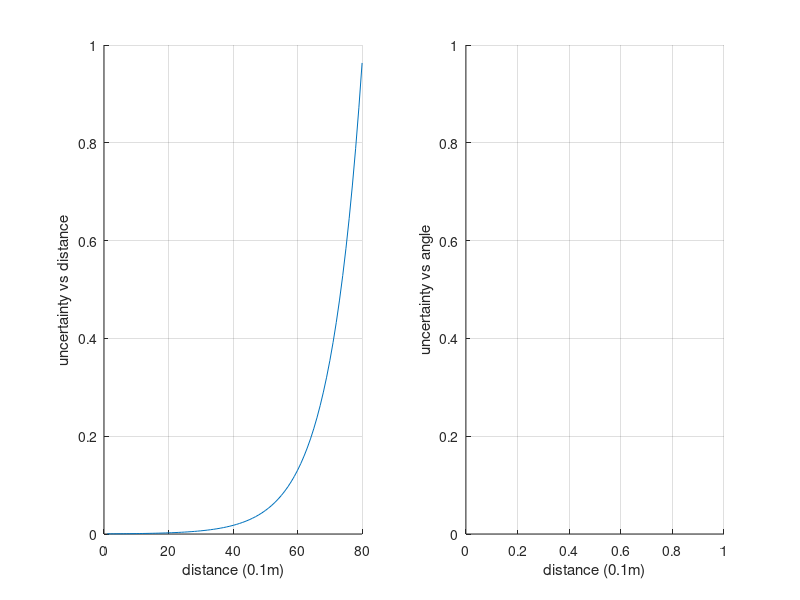

This chart was generated by the following MATLAB code: (Note: this script raises an error after producing the figure.)
%%  Sensor model : 
%       uncertainty vs. distance of feature to camera optical centre
%       uncertainty vs. angle of robot feature to camera optical axis
%%
addpath('/mnt/nixbig/ownCloud/project_code/plan_to_observe/')
%%

% Visualise the error/uncertainty model 
dist = 0.0 : 0.1 : 8-0.1
uncertainty_vs_distance = (0.714285714285714*0.0005*exp(dist))   
figure; 
subplot(1,2,1); hold on; grid on; xlabel('distance (0.1m)'); ylabel('uncertainty vs distance');
plot(uncertainty_vs_distance);  

relative_angle = 0.0:10:180
uncertainty_vs_angle =  (0.714285714285714*0.0005*exp(relative_angle/20))   
uncertainty_vs_angle(uncertainty_vs_angle > 1)=1
subplot(1,2,2); hold on; grid on; xlabel('distance (0.1m)'); ylabel('uncertainty vs angle');
plot(uncertainty_vs_angle);  

cla

%%  Camera position in the world

world_x_extent = [1 40]
world_y_extent = [1 50]
randi(360)
camera_angle = 270  ;
camera_angle = 345  ;
camera_pose = [world_x_extent(2)/2;world_y_extent(2)/2;degtorad(camera_angle)]
camera_angle_rot2 = rotz(degtorad(camera_angle))

FoV_angle = 62 ;

x_unit = [1;0]  ;
y_unit = [0;1]  ;
x_unit_origin = [camera_pose(1:2) x_unit+camera_pose(1:2) ]  ;
y_unit_origin = [camera_pose(1:2) y_unit+camera_pose(1:2) ]  ;
x_unit_rotated = [camera_pose(1:2) camera_angle_rot2(1:2,1:2)*x_unit+camera_pose(1:2) ]  ;
y_unit_rotated = [camera_pose(1:2) camera_angle_rot2(1:2,1:2)*y_unit+camera_pose(1:2) ]  ;

camera_optical_axis_direction_unit = camera_angle_rot2(1:2,1:2)*x_unit  ;
camera_optical_axis_2units = [ camera_pose(1:2) camera_pose(1:2)+camera_optical_axis_direction_unit*2]  ;


%%  Draw the camera in the world

f_camera_in_world = figure;  hold on; 
plot2_rows_rotate_robot_to_diagram(  [0 world_x_extent(2); 0 world_y_extent(2)],'bo') ; 
axis equal
plot2_rows_rotate_robot_to_diagram( x_unit_origin , 'r')    %  Always good to remember that diagram directions aren't robot directions
plot2_rows_rotate_robot_to_diagram( y_unit_origin , 'g')
plot2_rows_rotate_robot_to_diagram( x_unit_rotated , 'r')
plot2_rows_rotate_robot_to_diagram( y_unit_rotated , 'g')
plot2_rows_rotate_robot_to_diagram( camera_optical_axis_2units , 'k')

%%  FoV: angle of view is 90 degrees (or 60 degrees, or whatever)
FoV_angle = 62 ;
FoV_left_rot = rotz(degtorad(FoV_angle/2))  ;  FoV_left_rot = FoV_left_rot(1:2,1:2)  ;
FoV_right_rot = rotz(degtorad(-FoV_angle/2))  ;  FoV_right_rot = FoV_right_rot(1:2,1:2)  ;  
FoV_left_dir = FoV_left_rot*camera_optical_axis_direction_unit  ;
FoV_right_dir = FoV_right_rot*camera_optical_axis_direction_unit  ;
FoV_left_lim = [ camera_pose(1:2) FoV_left_dir+camera_pose(1:2) ]  ;
FoV_right_lim = [ camera_pose(1:2) FoV_right_dir+camera_pose(1:2) ]  ;

figure(f_camera_in_world)
plot2_rows_rotate_robot_to_diagram( FoV_left_lim , 'c')  ;
plot2_rows_rotate_robot_to_diagram( FoV_right_lim , 'm')  ;
%   cla
plot2_rows_rotate_robot_to_diagram(  [0 world_x_extent(2); 0 world_y_extent(2)],'bo')  ; 

% plot2_rows_rotate_robot_to_diagram( [ 10 ; 30 ]  , 'rx' ) 
% plot2_rows_rotate_robot_to_diagram( [ 12 15 ; 32 35 ]  , 'r' ) 

%%  redo it as homogeneous coordinates
FoV_left_rot = rotz(degtorad(FoV_angle/2))  ; 
FoV_left_dir = FoV_left_rot * e2h(camera_optical_axis_direction_unit)  ;
camera_position_h = e2h(camera_pose(1:2))  ;
FoV_left_lim = [ camera_position_h   FoV_left_dir+camera_position_h ]  ;
plot2_rows_rotate_robot_to_diagram( FoV_left_lim , 'c')  ;

%% Main section - add two more cameras, calculate information gain/uncertainty reduction 

%  uncertainty_vs_distance = (0.714285714285714*0.0005*exp(dist))                                                   
scale_up = 10  ;  scale_down = 1/scale_up  ;
distance_uncertainty_costs = zeros(  world_x_extent(2)*scale_up,world_y_extent(2)*scale_up  )  ;

% visual check
check_dist_map = zeros(  world_x_extent(2)*scale_up,world_y_extent(2)*scale_up  )  ;
% visual check
check_angle_map = zeros(  world_x_extent(2)*scale_up,world_y_extent(2)*scale_up  )  ;
for xx_ = world_x_extent(1):1:world_x_extent(2)*scale_up
    for yy_ = world_y_extent(1):1:world_y_extent(2)*scale_up
       % angle of 2 relative to 1= atan2(v2.y,v2.x) - atan2(v1.y,v1.x)  
        diff_vec = [xx_ ;yy_] - camera_pose(1:2).*scale_up  ;
        diff_vec_magnitude_ = norm_2(diff_vec,1)  ;
        unit_diff_vec = diff_vec ./ diff_vec_magnitude_  ;   
       angle_diff = ...
           atan2(unit_diff_vec(2),unit_diff_vec(1)) ...
           - atan2(camera_optical_axis_direction_unit(2),camera_optical_axis_direction_unit(1))   ;
        angle_diff = radtodeg(angle_diff)  ;
        if angle_diff > 180 ;            angle_diff = angle_diff - 360 ;     end;
        if angle_diff < -180 ;           angle_diff = angle_diff + 360 ;     end;
        
        dist = norm_2(  [xx_ ;yy_] - camera_pose(1:2).*scale_up , 1  )  ;
        
        check_dist_map(xx_,yy_) = dist;
        
        distance_uncertainty_cost= (0.714285714285714*0.0005*exp(dist/10))  ;
        if distance_uncertainty_cost > 1
            distance_uncertainty_cost = 1  ;
        end
        if abs( angle_diff ) > FoV_angle/2; distance_uncertainty_cost = 1;   end;
        distance_uncertainty_costs(xx_,yy_) = distance_uncertainty_cost;
        
        
        % visual check
        check_angle_map(xx_,yy_) = abs( angle_diff ) ; 
        if abs( angle_diff ) > FoV_angle/2; check_angle_map(xx_,yy_) = 0;   end;            
    end
end


%------  Factor out the function 

scale_up_ = 10  ;
[distance_uncertainty_costs, check_dist_map, check_angle_map] ...
    = sensor_model_func(scale_up_, world_x_extent, world_y_extent, camera_optical_axis_direction_unit , camera_pose , FoV_angle)  ;


f_distance_uncertainty_costs=figure;  surf(distance_uncertainty_costs);  xlabel('x'); ylabel('y'); zlabel('uncertainty');  % axis equal; 
xlim([0 world_x_extent(2)*scale_up]); ylim([0 world_y_extent(2)*scale_up]); zlim([-0.1 1.1]);
f_distance_uncertainty_costs.Name='distance_uncertainty_costs' ;

% visual check
f_check_angle_map = figure;  surf(check_angle_map );  xlabel('x'); ylabel('y'); zlabel('check_angle_map');  % axis equal; 
f_check_angle_map.Name='f_check_angle_map ' ;
% visual check
f_check_dist_map = figure;  surf(check_dist_map);  xlabel('x'); ylabel('y'); zlabel('check_dist_map');  % axis equal; 
f_check_dist_map.Name='check_dist_map'  ;


%-----  Second camera : same world parameters, camera-specific parameters

FoV_angle_2 =80;
camera_pose_2 = camera_pose+[0 ; -5 ; degtorad(30)]  ;
rot_z = rotz(degtorad(30));  rot_z = rot_z(1:2,1:2)  ;
camera_optical_axis_direction_unit_2 = rot_z*camera_optical_axis_direction_unit  ;
[distance_uncertainty_costs_2, check_dist_map_2, check_angle_map_2] ...
    = sensor_model_func(scale_up_, world_x_extent, world_y_extent, camera_optical_axis_direction_unit_2, camera_pose_2 , FoV_angle_2)  ;


% visual check
f_distance_uncertainty_costs=figure;  surf(distance_uncertainty_costs_2);  xlabel('x'); ylabel('y'); zlabel('uncertainty');  % axis equal; 
xlim([0 world_x_extent(2)*scale_up]); ylim([0 world_y_extent(2)*scale_up]); zlim([-0.1 1.1]);
f_distance_uncertainty_costs.Name='distance_uncertainty_costs_2' ;
% visual check
f_check_angle_map = figure;  surf(check_angle_map_2 );  xlabel('x'); ylabel('y'); zlabel('check_angle_map');  % axis equal; 
f_check_angle_map.Name='f_check_angle_map_2' ;


%----- Combined cost function :  cost_c(x,y)= min(  cost_i(x,y) ) for i = 1 : num cameras 
%----- NOTE : try this with DStarMoo with one camera per cost layer
distance_uncertainty_costs_stacked = cat(3, 0.99*ones(size(distance_uncertainty_costs)), distance_uncertainty_costs, distance_uncertainty_costs_2)  ;
[ distance_uncertainty_costs_combined , camera_per_cell ] = min(distance_uncertainty_costs_stacked,[],3)  ;
f_camera_per_cell = figure; surf(squeeze(camera_per_cell) ); f_camera_per_cell.Name='camera_per_cell: 2 smart cameras'  ;

%-----  Third camera : same world parameters, camera-specific intrinsic and extrinsic parameters

FoV_angle_3 =80;
camera_pose_3 = camera_pose+[0 ; -10 ; degtorad(45)]  ;
rot_z = rotz(degtorad(30));  rot_z = rot_z(1:2,1:2)  ;
camera_optical_axis_direction_unit_3 = rot_z*camera_optical_axis_direction_unit  ;
[distance_uncertainty_costs_3, check_dist_map_3, check_angle_map_3] ...
    = sensor_model_func(scale_up_, world_x_extent, world_y_extent, camera_optical_axis_direction_unit_3, camera_pose_3 , FoV_angle_3)  ;

distance_uncertainty_costs_stacked=[] ;
distance_uncertainty_costs_stacked(1,:,:) = 0.99*ones(size(distance_uncertainty_costs)) ;

distance_uncertainty_costs_stacked(2,:,:) = distance_uncertainty_costs ;
distance_uncertainty_costs_stacked(3,:,:) = distance_uncertainty_costs_2  ;
distance_uncertainty_costs_stacked(4,:,:) = distance_uncertainty_costs_3  ;  % size(distance_uncertainty_costs_3)

%distance_uncertainty_costs_stacked = cat(3, 0.99*ones(size(distance_uncertainty_costs)), distance_uncertainty_costs, distance_uncertainty_costs_2)  ;
%[ distance_uncertainty_costs_combined , camera_per_cell ] = min(distance_uncertainty_costs_stacked,[],3)  ;
[ distance_uncertainty_costs_combined , camera_per_cell ] = min(distance_uncertainty_costs_stacked,[],1)  ;  size(distance_uncertainty_costs_combined )
f_camera_per_cell_num2 = figure; surf(squeeze(camera_per_cell) ); f_camera_per_cell_num2.Name='camera_per_cell: 3 smart cameras'  ;

%------------------------
%   Now look at it as the expected information gain per unit time, with the cameras giving independent observations/pose estimates

%   At each point in more than one FoV, can expect more information gain per unit time.
%   Take information gain = entropy reduction = uncertainty reduction 
%   Invert the uncertainty, and sum 

info_gains_negcosts_stacked = zeros(size(distance_uncertainty_costs_stacked))  ;
for cam_num_ = 1:size(info_gains_negcosts_stacked,1)
    info_gains_negcosts_stacked(cam_num_,:,:) = 1-distance_uncertainty_costs_stacked(cam_num_,:,:)  ;
end
sum_info_gains_negcosts_stacked = sum(info_gains_negcosts_stacked,1)  ;
sum_info_gains_negcosts_stacked = squeeze(sum_info_gains_negcosts_stacked)  ;
f_sum_info_gains_negcosts_stacked=figure;  surf( sum_info_gains_negcosts_stacked ); f_sum_info_gains_negcosts_stacked.Name='sum_info_gains_negcosts_stacked';

% OK, but is the dissimilarty in sensor/algorithm/angle not important ; if I stack 2 of the 3 cameras together, is their field of view really better than the
% other?
%  toy: 3 cameras, 1 point,  
world = zeros(101,101)  ;
target = [  51,51 ]  ;
camera_1 = [ 10, 51 ]  ;    % expect extra contribution between camera_1 and (camera_2 | camera_3)
cameras(1,:)= [ 10, 51 ]  ;
camera_2 = [ 51, 10 ]  ;    % expect extra contribution between camera_1 and (camera_2 | camera_3)  but  expect no extra contribution between camera_2 and camera_3
cameras(2,:)=camera_2;
camera_3 = [ 51, 100 ]  ;   %  expect extra contribution between camera_1 and (camera_2 | camera_3)  but  expect no extra contribution between camera_2 and camera_3
cameras(3,:)=camera_3;

camera_1_vec = target - camera_1  ;
    camera_1_vec = normalise_vector(camera_1_vec)  ;  %  - take this as the base ,  FOR NOW
camera_2_vec = target - camera_2  ;
    camera_2_vec = normalise_vector(camera_2_vec)  ;
camera_3_vec = target - camera_3  ; 
    camera_3_vec = normalise_vector(camera_3_vec)  ;

    
angle_diff = ...
   atan2(camera_1_vec(2),camera_1_vec(1)) ...
   - atan2(camera_2_vec(2),camera_2_vec(1))   ;
angle_diff = radtodeg(angle_diff)  ;
if angle_diff > 180 ;            angle_diff = angle_diff - 360 ;     end;
if angle_diff < -180 ;           angle_diff = angle_diff + 360 ;     end;
abs( angle_diff )  
    
angle_diff = ...
   atan2(camera_1_vec(2),camera_1_vec(1)) ...
   - atan2(camera_3_vec(2),camera_3_vec(1))   ;
angle_diff = radtodeg(angle_diff)  ;
if angle_diff > 180 ;            angle_diff = angle_diff - 360 ;     end;
if angle_diff < -180 ;           angle_diff = angle_diff + 360 ;     end;
abs( angle_diff )  
    
angle_diff = ...
   atan2(camera_2_vec(2),camera_2_vec(1)) ...
   - atan2(camera_3_vec(2),camera_3_vec(1))   ;
angle_diff = radtodeg(angle_diff)  ;
if angle_diff > 180 ;            angle_diff = angle_diff - 360 ;     end;
if angle_diff < -180 ;           angle_diff = angle_diff + 360 ;     end;
angle_diff = abs( angle_diff )  
% QU:  question here is: is angle between 90 and 180 _different_ to an angle between 1 and 90 .- in this case NO
if angle_diff > 90 ; angle_diff = abs(angle_diff - 180)  ; end
% QU:  question here is: is there a threshold of utility e.g. 10 to 90 rather than 1 to 90 - in this case, no, but the advantage is low for small angles, maxing
% at 90
% approximate payoff as sin
sin(degtorad(angle_diff))

%%
%  order the payoffs by magnitude, use the first, then use the angular of the second to the first, then use the worst of third-to-second and third-to-first

size( distance_uncertainty_costs_stacked )
[payoff_order_from_distance_uncertainty_costs_stacked, index_order_of_sort] = sort( distance_uncertainty_costs_stacked, 1, 'ascend' )  ;

size( payoff_order_from_distance_uncertainty_costs_stacked )
size( index_order_of_sort ) 
payoff_order_from_distance_uncertainty_costs_stacked(:,300,300)
index_order_of_sort(:,257,178)

payoffs_map = zeros(size(distance_uncertainty_costs_stacked,2),size(distance_uncertainty_costs_stacked,3))  ;
payoffs_map_is_layer_1 = payoffs_map  ;

% check: the map outside the FoV is using the fixed layer=1=non-camera
bits_with_1_as_first =  index_order_of_sort(1,:,:)  ==1 ; size(bits_with_1_as_first);  class(bits_with_1_as_first)
f_bits_with_1_as_first=figure; idisp(squeeze(bits_with_1_as_first))  ;  f_bits_with_1_as_first.Name='cells outside a field of view, by assignment to the default uncertainty/cost';

%%  To combine two+ fields of view, handle this 'cost' as uncertainty at each point, as information gain at each point
%  Results:  need to show the difference between the two cost fields as a surf,  and the effecs on planned paths and allocations.
%{
    Here treat information gain as observation from divergent angles to reduce the entropy of 
    the individual observations that is due to the error in the sensor model:  the errors correlate 
    with the direction of the target from the smart camera, so the information gain from each 
    observation/camera depends on the difference in angle to all other observations, as well as
    the distance to the target inherent in the individual sensor model.
%}
num_layers=size(index_order_of_sort,1)  ;
for xx_ = world_x_extent(1):1:world_x_extent(2)*scale_up
    for yy_ = world_y_extent(1):1:world_y_extent(2)*scale_up
        if 1 ==  index_order_of_sort(1 , xx_ , yy_) 
            payoffs_map(xx_,yy_, size(cameras,1)+1) = 0;
            payoffs_map_is_layer_1(xx_,yy_) = 1;
            continue;
        end
        camera_nums = index_order_of_sort(: , xx_ , yy_)  ;            
        camera_nums = camera_nums(camera_nums>1) ;
        payoff(1) = 1 * (1-distance_uncertainty_costs_stacked(camera_nums(1), xx_ , yy_) ) ;
        
        
        target=[xx_,yy_]  ;
        camera_1_vec = target - cameras(camera_nums(1)-1,:)  ;
        camera_1_vec = normalise_vector(camera_1_vec)  ;  %  - take this as the base ,  FOR NOW
        camera_2_vec = target - cameras(camera_nums(2)-1,:)  ;
            camera_2_vec = normalise_vector(camera_2_vec)  ;
        camera_3_vec = target - cameras(camera_nums(3)-1,:)  ; 
            camera_3_vec = normalise_vector(camera_3_vec)  ;

    angle_diff = ...
       atan2(camera_1_vec(2),camera_1_vec(1)) ...
       - atan2(camera_2_vec(2),camera_2_vec(1))   ;
    angle_diff = radtodeg(angle_diff)  ;
    if angle_diff > 180 ;            angle_diff = angle_diff - 360 ;     end;
    if angle_diff < -180 ;           angle_diff = angle_diff + 360 ;     end;
    angle_diff_1_2 = abs( angle_diff ) ;

    angle_diff = ...
       atan2(camera_1_vec(2),camera_1_vec(1)) ...
       - atan2(camera_3_vec(2),camera_3_vec(1))   ;
    angle_diff = radtodeg(angle_diff)  ;
    if angle_diff > 180 ;            angle_diff = angle_diff - 360 ;     end;
    if angle_diff < -180 ;           angle_diff = angle_diff + 360 ;     end;
    angle_diff_1_3 = abs( angle_diff ) ;

    angle_diff = ...
       atan2(camera_2_vec(2),camera_2_vec(1)) ...
       - atan2(camera_3_vec(2),camera_3_vec(1))   ;
    angle_diff = radtodeg(angle_diff)  ;
    if angle_diff > 180 ;            angle_diff = angle_diff - 360 ;     end;
    if angle_diff < -180 ;           angle_diff = angle_diff + 360 ;     end;
    angle_diff_2_3 = abs( angle_diff )  ;            
        
        payoff(2) = abs(sin( angle_diff_1_2 )) * (1-distance_uncertainty_costs_stacked(camera_nums(2), xx_ , yy_) ) ;
        payoff(3) = max(abs(sin(angle_diff_1_3)),abs(sin(angle_diff_2_3)))* (1-distance_uncertainty_costs_stacked(camera_nums(3), xx_ , yy_) ) ;
        payoffs_map(xx_,yy_,:)=[payoff sum(payoff)]  ;
        %         payoffs_map(xx_,yy_)=sum(payoff);
    end
end

f_payoffs_map = figure; surf(payoffs_map(:,:,4)); f_payoffs_map.Name='payoffs_map';
f_payoffs_map_is_layer_1 = figure; surf(payoffs_map_is_layer_1); f_payoffs_map_is_layer_1.Name='payoffs_map_is_layer_1';
    
%% AStar planning on the composite cost field
% Pick two points, do A* planning, make sure that it shows the effects of the shape of the information gain.
% See e.g. /mnt/nixbig/ownCloud/project_code/plan_to_observe/plan_to_observe_2b_AStar_line_traj_mv_if_conf.m
size(payoffs_map(:,:,4))
max(max(payoffs_map(:,:,4)))
costs_map = max(max(payoffs_map(:,:,4))) - payoffs_map(:,:,4) ;
costs_map = squeeze(costs_map ) ;
f_costs_map = figure; 
s_costs_map = surf(costs_map); 
s_costs_map.EdgeColor = 'none';
%  s_costs_map.EdgeColor = [0 0 0];
f_costs_map.Name='costs_map';

start_1  = [265 ; 262]  ;
goal_1 = [144 ; 218]  ;
map_1 = costs_map ;

hold on; plot3_rows([start_1 ; 2.1], 'rx', 'LineWidth',2) 
hold on; plot3_rows([goal_1 ; 2.1], 'bd', 'LineWidth',2) 

            [ path__ , f_score, g_score , came_from, open_set, closed_set ] = path_planning__astar(map_1, start_1, goal_1)    ;
            [ total_path_goal_to_start__  , total_path_start_to_goal__ ] = path_planning__reconstruct_path(came_from, goal_1)    ;
            
size(total_path_start_to_goal__)
plot3_rows( [ total_path_start_to_goal__ ; 2.1*ones(1,size(total_path_start_to_goal__,2))] , 'm:', 'LineWidth',2)

axes_current = f_costs_map.CurrentAxes()
axes_current_cam_posn = axes_current.CameraPosition
axes_current_cam_target = axes_current.CameraTarget
axes_current.CameraUpVector
axes_current.CameraViewAngle


%% for DStarMoo 
addpath('/mnt/nixbig/ownCloud/project_code/3rd_party/robotics-toolbox-matlab/')
addpath('/mnt/nixbig/ownCloud/project_code/')
%% DStarMoo planning on separate cost fields with multi-objective (not Pareto) 
%{
See   /mnt/nixbig/ownCloud/project_code/temp__AStar_DStar__Moo_PO__corridor.m   -  section "multi-objective and dynamic objective DStar"
%}

f_payoffs_map = figure; 
s=surf(payoffs_map(:,:,1)); zlim([ 0 max(max(payoffs_map(:,:,4)))] ) % payoffs 1-3 are per-camera, #4 is the composite, not to be used here
s.EdgeColor='none'
hold on
s=surf(payoffs_map(:,:,4));
s.EdgeColor='none'
f_payoffs_map.Name='payoffs_map';     

map_1 = zeros(size(payoffs_map,1),size(payoffs_map,2)) ;  % no walls
%  !! problem with wall in base map
%      map_1(209:211,215:260) = 1 ;  % wall to mostly bisect the middle FoV
     map_1(209:211,230:260) = 1 ;  % wall to mostly bisect the middle FoV

        figure_named('plan and move')
        start_1  = [265 ; 262]  ;
        goal_1 = [144 ; 218]  ;
        
        as = DstarMOO(map_1);    % create Navigation object
        
        costs_map = max(max(payoffs_map(:,:,1))) - payoffs_map(:,:,1) ;
        costs_map = squeeze(costs_map ) ;
        normA = costs_map - min(min((costs_map)));
        normA = normA ./ max(max(normA))  ;
        as.addCost(1,normA);        % add 1st add'l cost layer L
        
        costs_map = max(max(payoffs_map(:,:,2))) - payoffs_map(:,:,2) ;
        costs_map = squeeze(costs_map ) ;
        normA = costs_map - min(min((costs_map)));
        normA = normA ./ max(max(normA))  ;
        as.addCost(2,normA);        % add 1st add'l cost layer L
        
        costs_map = max(max(payoffs_map(:,:,3))) - payoffs_map(:,:,3) ;
        costs_map = squeeze(costs_map ) ;
        normA = costs_map - min(min((costs_map)));
        normA = normA ./ max(max(normA))  ;
%         normA = zeros(size(normA )) ;
        as.addCost(3,normA);        % add 1st add'l cost layer L
        
         tic
         as.plan(goal_1,5);       % setup costmap for specified goal ;  N = number of cost layers to use, where 1=distance and 2=heuristic
         toc
         %figure; pause(1); as.path(start_1);        % plan solution path star-goal, animate
         P = as.path(start_1);    % plan solution path star-goal, return path 
         size(P)
         path_plotpoints = [ P 1.1*ones(size(P,1),1)]  ;
         
        figure(f_payoffs_map);  pause(1); hold on;                %plot3_rows( [ P 1.1*ones(size(P,1),1)]' , 'rx', 'LineWidth',2)  % plot flat 
        for ii_ = 1:size(P,1)
            plot3( P(ii_,1),P(ii_,2),  payoffs_map(P(ii_,2),P(ii_,1),4)+0.01, 'rs', 'LineWidth',2)  % plot across the surface
        end

        
        %  !! problem with wall in base map
        %{
                 V = [209 230 2; 211 230 2; 211 260 2; 209 260 2];
                 %  V = [230 209 2; 230 211 2; 260 211 2; 260 209 2];
                 F = [1 2 3 4];
                 p___ = patch('Faces',F,'Vertices',V)
                 %}
        
         %%
         
f_payoffs_map = figure; 
s=surf(payoffs_map(1:5:end,1:5:end,1)); zlim([ 0 max(max(payoffs_map(:,:,4)))] ) % payoffs 1-3 are per-camera, #4 is the composite, not to be used here
s.EdgeColor='none'
hold on
s=surf(payoffs_map(1:5:end,1:5:end,4));
s.EdgeColor='none'
f_payoffs_map.Name='payoffs_map';     
map_1 = zeros(size(payoffs_map,1),size(payoffs_map,2)) ;  % no walls
%  !! problem with wall in base map
%      map_1(209:211,215:260) = 1 ;  % wall to mostly bisect the middle FoV
     map_1(209:211,230:260) = 1 ;  % wall to mostly bisect the middle FoV

        figure_named('plan and move')
        start_1  = [265 ; 262]  ;
        start_1  = round(start_1 ./ 5) ;
        goal_1 = [144 ; 218]  ;
        goal_1 = round(goal_1 ./ 5) ;
        
        
        map_1=map_1(1:5:end,1:5:end) ;
        as = DstarMOO(map_1);    % create Navigation object
        
        costs_map = max(max(payoffs_map(:,:,1))) - payoffs_map(:,:,1) ;
        costs_map = squeeze(costs_map ) ;
        costs_map = costs_map(1:5:end,1:5:end) ;
        normA = costs_map - min(min((costs_map)));
        normA = normA ./ max(max(normA))  ;
        as.addCost(1,normA);        % add 1st add'l cost layer L
        
        costs_map = max(max(payoffs_map(:,:,2))) - payoffs_map(:,:,2) ;
        costs_map = squeeze(costs_map ) ;
        costs_map = costs_map(1:5:end,1:5:end) ;
        normA = costs_map - min(min((costs_map)));
        normA = normA ./ max(max(normA))  ;
        as.addCost(2,normA);        % add 1st add'l cost layer L
        
        costs_map = max(max(payoffs_map(:,:,3))) - payoffs_map(:,:,3) ;
        costs_map = squeeze(costs_map ) ;
        costs_map = costs_map(1:5:end,1:5:end) ;
        normA = costs_map - min(min((costs_map)));
        normA = normA ./ max(max(normA))  ;
%         normA = zeros(size(normA )) ;
        as.addCost(3,normA);        % add 1st add'l cost layer L
        
         tic
         as.plan(goal_1,5);       % setup costmap for specified goal ;  N = number of cost layers to use, where 1=distance and 2=heuristic
         toc
         %figure; pause(1); as.path(start_1);        % plan solution path star-goal, animate
         P = as.path(start_1);    % plan solution path star-goal, return path 
         size(P)
         path_plotpoints = [ P 1.1*ones(size(P,1),1)]  ;
         
         payoffs_map_reduced=payoffs_map(1:5:end,1:5:end,:)  ;
        figure(f_payoffs_map);  pause(1); hold on;                %plot3_rows( [ P 1.1*ones(size(P,1),1)]' , 'rx', 'LineWidth',2)  % plot flat 
        for ii_ = 1:size(P,1)
            plot3( P(ii_,1),P(ii_,2),  payoffs_map_reduced(P(ii_,2),P(ii_,1),4)+0.01, 'rs', 'LineWidth',1)  % plot across the surface
        end

        
        %  !! problem with wall in base map
        %         V = [209 215 2; 211 215 2; 211 260 2; 209 260 2];
        %         %  V = [215 209 2; 215 211 2; 260 211 2; 260 209 2];
        %         F = [1 2 3 4];
        %         p___ = patch('Faces',F,'Vertices',V)
        
         
       
         
%%  To combine two+ fields of view, handle this 'cost' as uncertainty at each point:
%{
variance_ = ( g1_variance * g2_variance ) / (g1_variance + g2_variance) ; 
standard_deviation_ = sqrt(variance_)

Game: Try: rotate the sigma/covariance into the world coordinates as rays diverge from optical axis.
 grid cell --> 
    1)  ray angle to camera position -->  gaussian rotation  --> rotation of covariance matrix
    2)  distance from camera --> gaussian magnitude 

    Note: no covariance -> axis-aligned distribution :  which is TRUE but the axes are polar coordinates of the cameras.
        -> covariance in world grid by rotating the covariance matrix from diagonal matrix. :  NOPE - mvnpdf wants a diagonal
    Try:  treat the axes independently: they're supposed to be, after all.
        https://au.mathworks.com/help/stats/multivariate-normal-distribution.html


    NOTE:  I _can_ precompute these if I need to, even if it is slow.

Game: trying to find a good cost function for AStar
    Just take the lowest uncertainty across all the fields of view.
    See if it works for getting a reasonable path  -->  getting some results  .
NOTE:  I can justify this:  can only combine the observations from both cameras to give reduced uncertainty if both observe the robot at the same position/time
--> synchronous observations
    Relax that --> just use the best uncertainty.
    --> treat as a vector:  
        orientation_of_ray_at_cell* ( [1;0].*uncertainty_x(dist) )
        orientation_of_ray_at_cell* ( [0;1].*uncertainty_y(dist) )



See https://ccrma.stanford.edu/~jos/sasp/Product_Two_Gaussian_PDFs.html 
    Treat as zero mean to start with, which is a big simplificaiton _if_ it's true.
    Then have 2D variance at each point in the FoV 
    Take angular error magnitude as 1/3 linear error magnitude.
    Take linear error magnitude as the uncertainty value from above 

See /mnt/nixbig/ownCloud/project_code/20181008/gaussian_mult_example.m
%}
 

%%  From the above, for cameras 1 to i, take uncertainty_cost as min(uncertainty_i)
% Start with 2 cameras




%% 
% this ??
radtodeg(atan(camera_optical_axis_direction_unit(2)/camera_optical_axis_direction_unit(1)))











